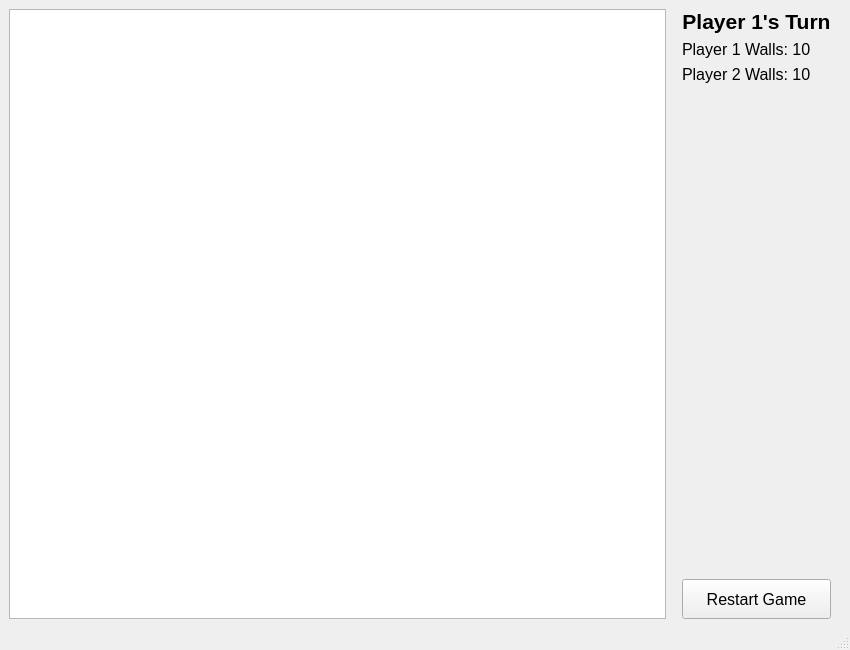
<?xml version="1.0" encoding="UTF-8"?>
<ui version="4.0">
 <class>MainWindow</class>
 <widget class="QMainWindow" name="MainWindow">
  <property name="geometry">
   <rect>
    <x>0</x>
    <y>0</y>
    <width>850</width>
    <height>650</height>
   </rect>
  </property>
  <property name="windowTitle">
   <string>Quoridor Engine</string>
  </property>
  <widget class="QWidget" name="centralwidget">
   <layout class="QHBoxLayout" name="horizontalLayout">
    <item>
     <widget class="QGraphicsView" name="graphicsView">
      <property name="minimumSize">
       <size>
        <width>600</width>
        <height>600</height>
       </size>
      </property>
     </widget>
    </item>
    <item>
     <layout class="QVBoxLayout" name="verticalLayout">
      <property name="leftMargin">
       <number>10</number>
      </property>
      <property name="rightMargin">
       <number>10</number>
      </property>
      <item>
       <widget class="QLabel" name="turnLabel">
        <property name="font">
         <font>
          <pointsize>16</pointsize>
          <bold>true</bold>
         </font>
        </property>
        <property name="text">
         <string>Player 1's Turn</string>
        </property>
        <property name="alignment">
         <set>Qt::AlignCenter</set>
        </property>
       </widget>
      </item>
      <item>
       <widget class="QLabel" name="p1WallLabel">
        <property name="font">
         <font>
          <pointsize>12</pointsize>
         </font>
        </property>
        <property name="text">
         <string>Player 1 Walls: 10</string>
        </property>
       </widget>
      </item>
      <item>
       <widget class="QLabel" name="p2WallLabel">
        <property name="font">
         <font>
          <pointsize>12</pointsize>
         </font>
        </property>
        <property name="text">
         <string>Player 2 Walls: 10</string>
        </property>
       </widget>
      </item>
      <item>
       <spacer name="verticalSpacer">
        <property name="orientation">
         <enum>Qt::Vertical</enum>
        </property>
        <property name="sizeHint" stdset="0">
         <size>
          <width>20</width>
          <height>40</height>
         </size>
        </property>
       </spacer>
      </item>
      <item>
       <widget class="QPushButton" name="restartButton">
        <property name="minimumSize">
         <size>
          <width>0</width>
          <height>40</height>
         </size>
        </property>
        <property name="font">
         <font>
          <pointsize>12</pointsize>
         </font>
        </property>
        <property name="text">
         <string>Restart Game</string>
        </property>
       </widget>
      </item>
     </layout>
    </item>
   </layout>
  </widget>
  <widget class="QMenuBar" name="menubar">
   <property name="geometry">
    <rect>
     <x>0</x>
     <y>0</y>
     <width>850</width>
     <height>22</height>
    </rect>
   </property>
  </widget>
  <widget class="QStatusBar" name="statusbar"/>
 </widget>
 <resources/>
 <connections/>
</ui>
